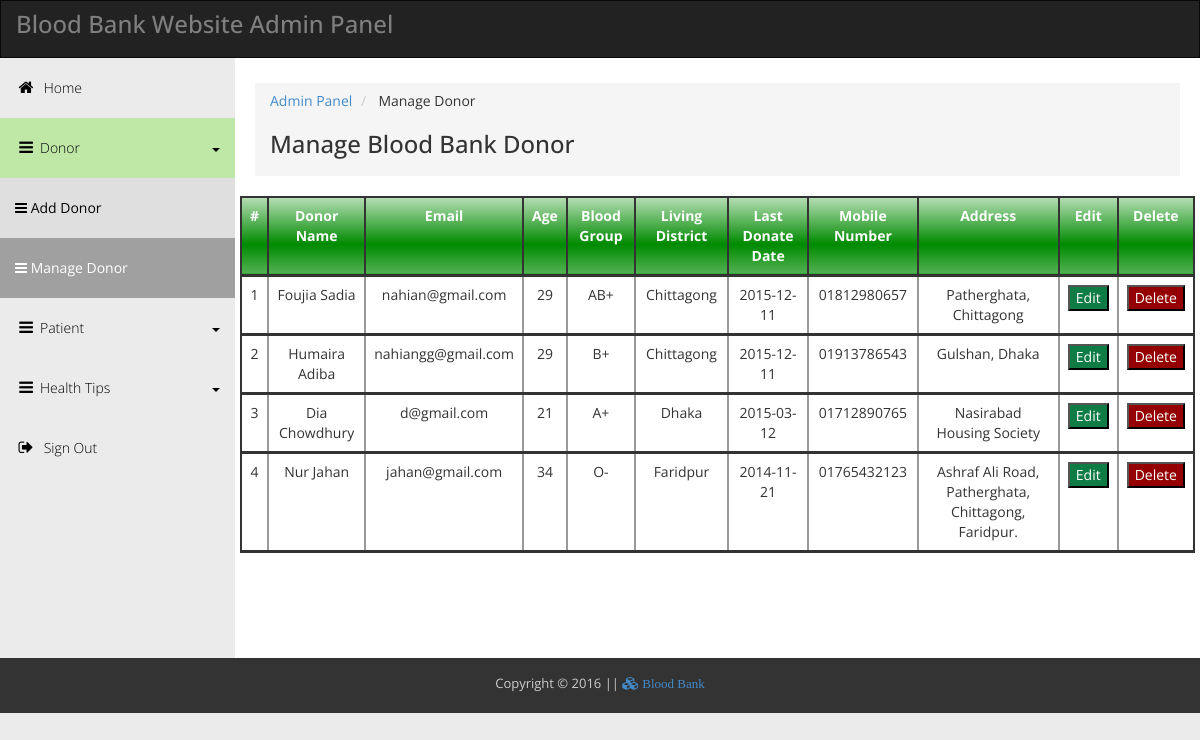
Page /admin/manage_donor.php (signed in) on the committed database.
### tables this page shows
CREATE TABLE IF NOT EXISTS `donor_reg` (
  `user_id` int(11) NOT NULL,
  `name` varchar(50) NOT NULL,
  `password` varchar(15) NOT NULL,
  `email` varchar(30) NOT NULL,
  `age` int(3) NOT NULL,
  `gender` varchar(10) NOT NULL,
  `blood_group` varchar(5) NOT NULL,
  `district` varchar(20) NOT NULL,
  `last_date` date NOT NULL,
  `mob_num` varchar(11) NOT NULL,
  `address` varchar(150) NOT NULL
);

### admin/manage_donor.php (the view, shortened to what this page needs)
<!DOCTYPE html>
<head>
<?php include 'include/Header.php'; ?>
<link rel="stylesheet" href="css/pagination.css">
</head>
<body>
<?php include 'include/Topbar.php'; ?>
<div class="template-page-wrapper">
	  <div class="navbar-collapse collapse templatemo-sidebar">
		<?php include 'include/Left_sidebar.php'; ?>
	  </div>
	  <div class="templatemo-content-wrapper">
		<div class="templatemo-content" align="left";>
		  <ol class="breadcrumb">
			<li><a href="login_process.php">Admin Panel</a></li>
			<li> Manage Donor </li>
				<h1>Manage Blood Bank Donor</h1>
		  </ol>
		  <div class="row animfade">
<body style="text-align:center;">
     <div class="table-responsive"><table class="table" align="center" bgcolor="#F9F9F9" width="100">
            <tr>
                <th>#</th>
                <th>Donor Name</th>
                <th>Email</th>
                <th>Age</th>
                <th>Blood Group</th>
                <th>Living District</th>
                <th>Last Donate Date</th>
                <th>Mobile Number</th>
                <th>Address</th>
                <th>Edit</th>
                <th>Delete</th>
            </tr>
<?php
include("../database/connect.php");
	$get_donor= "select * from donor_reg";
	$run=mysqli_query($connection, $get_donor);
	$i=1;
	while($row=mysqli_fetch_assoc($run)){
	        $user_id=$row['user_id'];
			$name=$row['name'];
			$email=$row['email'];
			$age=$row['age'];
			$blood_group=$row['blood_group'];
			$district=$row['district'];
			$last_date=$row['last_date'];
			$mob_num=$row['mob_num'];
			$address=$row['address'];
	?>
            <tr class="view" align="center">
                <td><?php echo $i++; ?></td>
                <td><?php echo $name; ?></td>
                <td><?php echo $email; ?></td>
                <td><?php echo $age; ?></td>
                <td><?php echo $blood_group; ?></td>
                <td><?php echo $district; ?></td>
                <td><?php echo $last_date; ?></td>
                <td><?php echo $mob_num; ?></td>
                <td><?php echo $address; ?></td>
                <td><a href="edit_donor.php?edit=<?php echo $user_id; ?>"><button>Edit</button></a></td>
                <td><a href="delete_donor.php?delete=<?php echo $user_id; ?>" onClick="return confirm('Are you sure?')";><button style="background:#940002;">Delete</button></a></td>
            </tr>
  <?php } ?>
    </table></div>
</div>
</div>
</div>
	</div>
	  <footer class="templatemo-footer">
		 <?php include 'include/Footer.php'; ?>
	  </footer>
  </body>
</html>

### admin/css/templatemo_main.css (style rules this page uses)
* { font-family: 'Open Sans', sans-serif; }
body { background-color: rgb(235,235,235); }
h1 { font-size: 24px; }
.templatemo-content-wrapper { float: left; width: 100%; }
.templatemo-content { margin-left: 235px; margin-top: 0px; min-height: 600px; padding: 25px 20px 0 20px; background-color: white; overflow-x: hidden; }
.templatemo-footer { clear: both; font-size: 13px; padding: 8px 0 5px 0; text-align: center; color: #ccc; background-color: #333; }
.templatemo-sidebar { padding: 0; margin-top: 0px; }
.nav-pills>li>a, .nav-tabs>li>a, .alert, .progress, .panel, .btn, .panel-group .panel, .form-control, .modal-content, .breadcrumb { border-radius: 0; }
@media screen and (min-width: 992px) { .templatemo-sidebar { width: 235px; float: left; position: relative; margin-right: -100%; } }

### admin/css/custom_style.css (style rules this page uses)
th { background: rgb(180,221,180); background: -moz-linear-gradient(top, rgb(180,221,180) 0%, rgb(0,138,0) 61%, rgb(82,177,82) 99%, rgb(0,138,0) 100%, rgb(131,199,131) 100%, rgb(0,36,0) 100%); background: -webkit-gradient(linear, left top, left bottom, color-stop(0%,rgb(180,221,180)), color-stop(61%,rgb(0,138,0)), color-stop(99%,rgb(82,177,82)), color-stop(100%,rgb(0,138,0)), color-stop(100%,rgb(131,199,131)), color-stop(100%,rgb(0,36,0))); background: -webkit-linear-gradient(top, rgb(180,221,180) 0%,rgb(0,138,0) 61%,rgb(82,177,82) 99%,rgb(0,138,0) 100%,rgb(131,199,131) 100%,rgb(0,36,0) 100%); background: -o-linear-gradient(top, rgb(180,221,180) 0%,rgb(0,138,0) 61%,rgb(82,177,82) 99%,rgb(0,138,0) 100%,rgb(131,199,131) 100%,rgb(0,36,0) 100%); background: -ms-linear-gradient(top, rgb(180,221,180) 0%,rgb(0,138,0) 61%,rgb(82,177,82) 99%,rgb(0,138,0) 100%,rgb(131,199,131) 100%,rgb(0,36,0) 100%); background: linear-gradient(to bottom, rgb(180,221,180) 0%,rgb(0,138,0) 61%,rgb(82,177,82) 99%,rgb(0,138,0) 100%,rgb(131,199,131) 100%,rgb(0,36,0) 100%); filter: progid:DXImageTransform.Microsoft.gradient( startColorstr='#b4ddb4', endColorstr='#002400',GradientType=0 ); color:#fff; text-align:center; }
.animfade { animation: fadeIn .6s ease-in-out ; -webkit-animation : fadeIn .6s ease-in-out; }
.table td { text-align:inherit; }

### admin/manage_donor.php (style rules this page uses)
table { border:2px solid #333; }
td,tr,th { margin:0; padding:15px; }
th { border-left:2px solid #333; border-bottom:3px solid #333; }
td { border-left:2px solid #999; border-bottom:3px solid #333; }
th:first-child { border-left:none; padding:5px; }
td:first-child { border-left:none; padding:5px; }
button { color:white; background:#107C45; }

### rows in the picture
donor_reg: name "Foujia Sadia", email "nahian@gmail.com", age "29", blood_group "AB+", district "Chittagong", last_date "2015-12-11", mob_num "01812980657", address "Patherghata, Chittagong"
donor_reg: name "Humaira Adiba", email "nahiangg@gmail.com", age "29", blood_group "B+", district "Chittagong", last_date "2015-12-11", mob_num "01913786543", address "Gulshan, Dhaka"
donor_reg: name "Dia Chowdhury", email "d@gmail.com", age "21", blood_group "A+", district "Dhaka", last_date "2015-03-12", mob_num "01712890765", address "Nasirabad Housing Society"
donor_reg: name "Nur Jahan", email "jahan@gmail.com", age "34", blood_group "O-", district "Faridpur", last_date "2014-11-21", mob_num "01765432123", address "Ashraf Ali Road, Patherghata, Chittagong, Faridpur."
